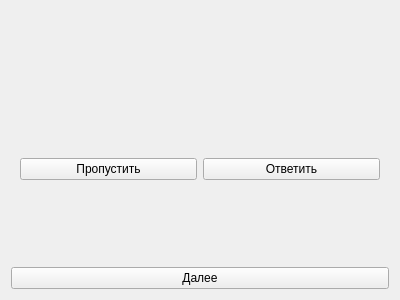
<?xml version="1.0" encoding="UTF-8"?>
<ui version="4.0">
 <class>LattersRoundMulty</class>
 <widget class="QWidget" name="LattersRoundMulty">
  <property name="geometry">
   <rect>
    <x>0</x>
    <y>0</y>
    <width>400</width>
    <height>300</height>
   </rect>
  </property>
  <property name="windowTitle">
   <string>Form</string>
  </property>
  <layout class="QVBoxLayout" name="verticalLayout">
   <item>
    <widget class="QWidget" name="answerWidget" native="true">
     <property name="sizePolicy">
      <sizepolicy hsizetype="Preferred" vsizetype="Preferred">
       <horstretch>0</horstretch>
       <verstretch>0</verstretch>
      </sizepolicy>
     </property>
     <property name="minimumSize">
      <size>
       <width>0</width>
       <height>60</height>
      </size>
     </property>
     <layout class="QVBoxLayout" name="answerLayout">
      <item>
       <widget class="QLabel" name="textAnswer">
        <property name="sizePolicy">
         <sizepolicy hsizetype="Minimum" vsizetype="Minimum">
          <horstretch>0</horstretch>
          <verstretch>0</verstretch>
         </sizepolicy>
        </property>
        <property name="text">
         <string/>
        </property>
        <property name="alignment">
         <set>Qt::AlignCenter</set>
        </property>
       </widget>
      </item>
     </layout>
    </widget>
   </item>
   <item>
    <widget class="QWidget" name="charWidget" native="true">
     <property name="sizePolicy">
      <sizepolicy hsizetype="Preferred" vsizetype="Preferred">
       <horstretch>0</horstretch>
       <verstretch>0</verstretch>
      </sizepolicy>
     </property>
     <layout class="QHBoxLayout" name="charLayout"/>
    </widget>
   </item>
   <item>
    <widget class="QWidget" name="controlButtons" native="true">
     <layout class="QHBoxLayout" name="horizontalLayout_2">
      <item>
       <widget class="QPushButton" name="skip">
        <property name="text">
         <string>Пропустить</string>
        </property>
       </widget>
      </item>
      <item>
       <widget class="QPushButton" name="answer">
        <property name="text">
         <string>Ответить</string>
        </property>
       </widget>
      </item>
     </layout>
    </widget>
   </item>
   <item>
    <widget class="QWidget" name="finalScore" native="true">
     <layout class="QVBoxLayout" name="verticalLayout_2">
      <item>
       <widget class="QLabel" name="textScore">
        <property name="text">
         <string/>
        </property>
        <property name="alignment">
         <set>Qt::AlignCenter</set>
        </property>
       </widget>
      </item>
     </layout>
    </widget>
   </item>
   <item>
    <widget class="QPushButton" name="nextRound">
     <property name="text">
      <string>Далее</string>
     </property>
    </widget>
   </item>
  </layout>
 </widget>
 <resources/>
 <connections/>
</ui>
